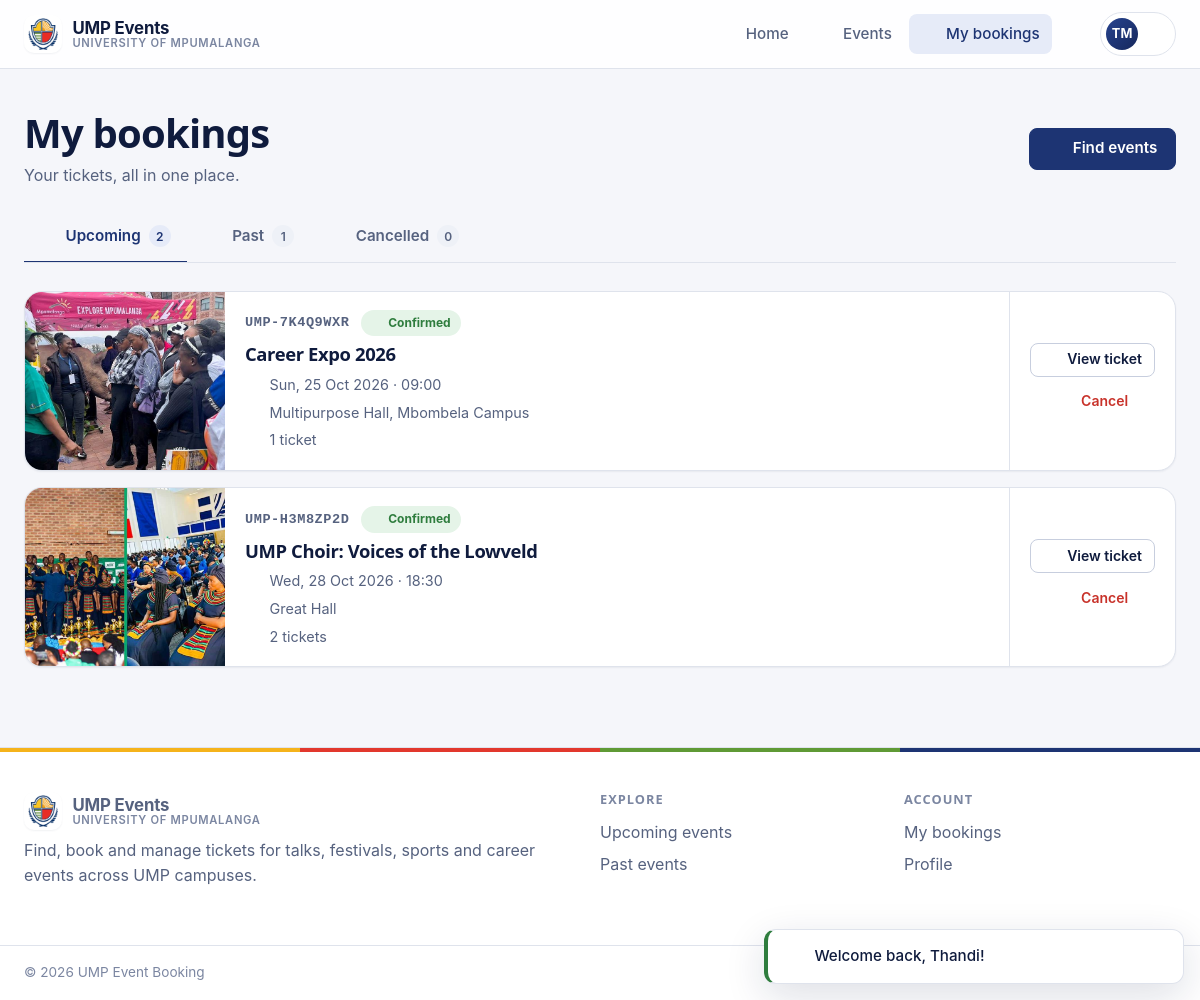
Page /account/bookings (signed in) on the committed database.
### tables this page shows
CREATE TABLE `users` (
  `id`            INT UNSIGNED NOT NULL AUTO_INCREMENT,
  `full_name`     VARCHAR(100) NOT NULL,
  `email`         VARCHAR(120) NOT NULL,
  `password_hash` VARCHAR(255) NOT NULL,
  `role`          ENUM('user', 'admin') NOT NULL DEFAULT 'user',
  `created_at`    DATETIME NOT NULL DEFAULT CURRENT_TIMESTAMP,
  `updated_at`    DATETIME NOT NULL DEFAULT CURRENT_TIMESTAMP ON UPDATE CURRENT_TIMESTAMP,
  PRIMARY KEY (`id`),
  UNIQUE KEY `users_email_unique` (`email`)
);

CREATE TABLE `bookings` (
  `id`           INT UNSIGNED NOT NULL AUTO_INCREMENT,
  `reference`    CHAR(12) NOT NULL,
  `user_id`      INT UNSIGNED NOT NULL,
  `event_id`     INT UNSIGNED NOT NULL,
  `quantity`     TINYINT UNSIGNED NOT NULL DEFAULT 1,
  `status`       ENUM('confirmed', 'cancelled') NOT NULL DEFAULT 'confirmed',
  `created_at`   DATETIME NOT NULL DEFAULT CURRENT_TIMESTAMP,
  `cancelled_at` DATETIME NULL,
  PRIMARY KEY (`id`),
  UNIQUE KEY `bookings_reference_unique` (`reference`),
   
   
  UNIQUE KEY `bookings_user_event_unique` (`user_id`, `event_id`),
  KEY `bookings_event_status_index` (`event_id`, `status`),
  CONSTRAINT `bookings_user_fk` FOREIGN KEY (`user_id`) REFERENCES `users` (`id`) ON DELETE CASCADE,
  CONSTRAINT `bookings_event_fk` FOREIGN KEY (`event_id`) REFERENCES `events` (`id`) ON DELETE CASCADE,
  CONSTRAINT `bookings_quantity_check` CHECK (`quantity` BETWEEN 1 AND 10)
);

CREATE TABLE `events` (
  `id`          INT UNSIGNED NOT NULL AUTO_INCREMENT,
  `title`       VARCHAR(150) NOT NULL,
  `slug`        VARCHAR(170) NOT NULL,
  `description` TEXT NOT NULL,
  `category`    VARCHAR(30) NOT NULL DEFAULT 'social',
  `venue`       VARCHAR(120) NOT NULL,
  `starts_at`   DATETIME NOT NULL,
  `ends_at`     DATETIME NULL,
  `capacity`    INT UNSIGNED NOT NULL DEFAULT 100,
  `image_path`  VARCHAR(255) NULL,
  `status`      ENUM('published', 'draft', 'cancelled') NOT NULL DEFAULT 'published',
  `created_by`  INT UNSIGNED NULL,
  `created_at`  DATETIME NOT NULL DEFAULT CURRENT_TIMESTAMP,
  `updated_at`  DATETIME NOT NULL DEFAULT CURRENT_TIMESTAMP ON UPDATE CURRENT_TIMESTAMP,
  PRIMARY KEY (`id`),
  UNIQUE KEY `events_slug_unique` (`slug`),
  KEY `events_status_starts_at_index` (`status`, `starts_at`),
  CONSTRAINT `events_created_by_fk` FOREIGN KEY (`created_by`) REFERENCES `users` (`id`) ON DELETE SET NULL,
  CONSTRAINT `events_capacity_check` CHECK (`capacity` > 0)
);

### views/bookings/index.php (the view, shortened to what the rows shown need)
<?php
$tabs = [
    'upcoming' => ['Upcoming', 'calendar'],
    'past' => ['Past', 'history'],
    'cancelled' => ['Cancelled', 'ban'],
];
?>
<div class="container">
  <header class="page-head row">
    <div>
      <h1>My bookings</h1>
    </div>
    <a class="btn btn-primary" href="<?= url('/events') ?>"><?= icon('search') ?> Find events</a>
  </header>
  <?php if (!$bookings): ?>
    <?= App\Core\View::partial('empty-state', match ($tab) {
        'upcoming' => ['icon' => 'ticket', 'title' => 'No upcoming bookings', 'message' => 'When you book an event, your ticket will show up here.', 'actionUrl' => url('/events'), 'actionLabel' => 'Browse events'],
        'past' => ['icon' => 'history', 'title' => 'No past events yet', 'message' => 'Events you attended will be listed here.'],
        'cancelled' => ['icon' => 'ban', 'title' => 'No cancelled bookings', 'message' => 'Bookings you cancel will be listed here.'],
    }) ?>
  <?php else: ?>
    <div class="booking-list">
      <?php foreach ($bookings as $b): $start = new DateTimeImmutable($b['starts_at']); ?>
        <article class="card booking-item">
          <div class="thumb"><?= App\Core\View::partial('event-media', ['event' => $b]) ?></div>
          <div class="info">
            <div class="row">
              <span class="ref"><?= e($b['reference']) ?></span>
              <?php if ($b['status'] === 'cancelled'): ?>
                <span class="badge badge-danger">Cancelled</span>
              <?php elseif ($b['event_status'] === 'cancelled'): ?>
                <span class="badge badge-danger">Event cancelled</span>
              <?php elseif ($tab === 'past'): ?>
                <span class="badge">Attended</span>
              <?php else: ?>
                <span class="badge badge-success"><?= icon('check') ?> Confirmed</span>
              <?php endif; ?>
            </div>
            <h3><a href="<?= url('/events/' . $b['slug']) ?>"><?= e($b['title']) ?></a></h3>
            <div class="meta">
              <span><?= icon('calendar') ?> <?= e($start->format('D, j M Y · H:i')) ?></span>
              <span><?= icon('map-pin') ?> <?= e($b['venue']) ?></span>
              <span><?= icon('ticket') ?> <?= pluralize((int) $b['quantity'], 'ticket') ?></span>
            </div>
          </div>
          <div class="actions">
            <a class="btn btn-sm" href="<?= url('/account/bookings/' . $b['reference']) ?>"><?= icon('ticket') ?> View ticket</a>
            <?php if ($tab === 'upcoming'): ?>
              <form method="post" action="<?= url('/account/bookings/' . $b['reference'] . '/cancel') ?>"
                    data-confirm="Cancel your booking for “<?= e($b['title']) ?>”? Your seats will be released to other students."
                    data-confirm-title="Cancel booking?" data-confirm-ok="Yes, cancel">
                <button class="btn btn-sm btn-danger-ghost btn-block" type="submit"><?= icon('x') ?> Cancel</button>
              </form>
            <?php endif; ?>
          </div>
        </article>
      <?php endforeach; ?>
    </div>
  <?php endif; ?>
</div>

### views/partials/event-media.php (shortened to what the rows shown need)
<?php if ($src = event_image($event['image_path'] ?? null)): ?>
  <img src="<?= e($src) ?>" alt="" loading="lazy" decoding="async">
<?php else: ?>
  <div class="event-placeholder"><?= icon(category_icon($event['category'] ?? '')) ?></div>
<?php endif; ?>

### app/helpers.php (shortened to what the rows shown need)
<?php
function e(mixed $value): string
{
    return htmlspecialchars((string) $value, ENT_QUOTES | ENT_SUBSTITUTE, 'UTF-8');
}
function config(string $key, mixed $default = null): mixed
{
    return Config::get($key, $default);
}
function url(string $path = '/', array $query = []): string
{
    $base = Request::current()?->basePath ?? '';
    $url = $base . '/' . ltrim($path, '/');
    $query = array_filter($query, static fn ($v) => $v !== null && $v !== '');
    return ($url === '' ? '/' : $url) . ($query ? '?' . http_build_query($query) : '');
}
function asset(string $path): string
{
    $file = BASE_PATH . '/public/' . ltrim($path, '/');
    $version = is_file($file) ? '?v=' . filemtime($file) : '';
    return url($path) . $version;
}
function auth(): ?array
{
    return Auth::user();
}
function icon(string $name, string $class = ''): string
{
    return '<svg class="icon ' . e($class) . '" aria-hidden="true" focusable="false"><use href="#i-' . e($name) . '"></use></svg>';
}
function event_image(?string $path): ?string
{
    return $path ? asset($path) : null;
}
function initials(string $name): string
{
    $parts = preg_split('/\s+/', trim($name)) ?: [];
    $first = mb_substr($parts[0] ?? '', 0, 1);
    $last = count($parts) > 1 ? mb_substr(end($parts), 0, 1) : '';
    return mb_strtoupper($first . $last);
}
function pluralize(int $count, string $singular, ?string $plural = null): string
{
    return $count . ' ' . ($count === 1 ? $singular : ($plural ?? $singular . 's'));
}

### views/layouts/app.php (shortened to what the rows shown need)
<?php $user = auth(); ?>
<!doctype html>
<html lang="en">
<head>
  <?= App\Core\View::partial('head', get_defined_vars()) ?>
</head>
<body>
<header class="site-header">
  <div class="container">
    <nav class="nav" id="site-nav" aria-label="Main">
      <?php if ($user): ?>
        <details class="user-menu">
          <summary aria-label="Account menu">
            <span class="avatar"><?= e(initials($user['full_name'])) ?></span>
            <?= icon('chevron-down') ?>
          </summary>
        </details>
      <?php else: ?>
        <a class="nav-link <?= is_active('/login') ? 'is-active' : '' ?>" href="<?= url('/login') ?>"><?= icon('log-in') ?> Sign in</a>
        <a class="btn btn-primary" href="<?= url('/register') ?>">Create account</a>
      <?php endif; ?>
    </nav>
  </div>
</header>
<main id="main">
  <?= $content ?>
</main>
</body>
</html>

### rows in the picture
users: full_name "TM"
bookings: event.image_path (picture), reference "UMP-7K4Q9WXR", event.title "Career Expo 2026", event.starts_at "Sun, 25 Oct 2026 · 09:00", event.venue "Multipurpose Hall, Mbombela Campus", quantity "1 ticket"
bookings: event.image_path (picture), reference "UMP-H3M8ZP2D", event.title "UMP Choir: Voices of the Lowveld", event.starts_at "Wed, 28 Oct 2026 · 18:30", event.venue "Great Hall", quantity "2 tickets"

### other values in the picture
config('app.name') "UMP Events UMP Events"
$label "Upcoming"
$counts[$key] "2"
$label "Past"
$counts[$key] "1"
$label "Cancelled"
$counts[$key] "0"
$message "Welcome back, Thandi!"
